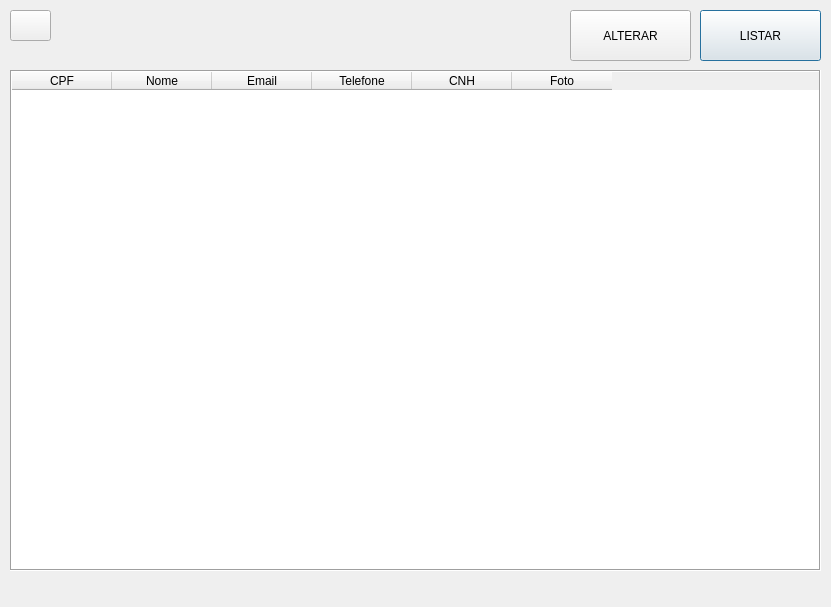
<?xml version="1.0" encoding="UTF-8"?>
<ui version="4.0">
 <class>TelaListagemC</class>
 <widget class="QDialog" name="TelaListagemC">
  <property name="geometry">
   <rect>
    <x>0</x>
    <y>0</y>
    <width>831</width>
    <height>607</height>
   </rect>
  </property>
  <property name="windowTitle">
   <string>Listar Clientes</string>
  </property>
  <property name="windowIcon">
   <iconset resource="resources.qrc">
    <normaloff>:/rec/img/users_folder_19897.png</normaloff>:/rec/img/users_folder_19897.png</iconset>
  </property>
  <widget class="QPushButton" name="pushButton_ListarCliente">
   <property name="geometry">
    <rect>
     <x>700</x>
     <y>10</y>
     <width>121</width>
     <height>51</height>
    </rect>
   </property>
   <property name="text">
    <string>LISTAR</string>
   </property>
  </widget>
  <widget class="QTableWidget" name="tableWidget_ListagemCliente">
   <property name="geometry">
    <rect>
     <x>10</x>
     <y>70</y>
     <width>811</width>
     <height>501</height>
    </rect>
   </property>
   <property name="sizePolicy">
    <sizepolicy hsizetype="Expanding" vsizetype="Expanding">
     <horstretch>150</horstretch>
     <verstretch>0</verstretch>
    </sizepolicy>
   </property>
   <property name="sizeIncrement">
    <size>
     <width>150</width>
     <height>0</height>
    </size>
   </property>
   <property name="baseSize">
    <size>
     <width>150</width>
     <height>0</height>
    </size>
   </property>
   <property name="frameShape">
    <enum>QFrame::Box</enum>
   </property>
   <property name="iconSize">
    <size>
     <width>50</width>
     <height>50</height>
    </size>
   </property>
   <attribute name="verticalHeaderDefaultSectionSize">
    <number>50</number>
   </attribute>
   <column>
    <property name="text">
     <string>CPF</string>
    </property>
   </column>
   <column>
    <property name="text">
     <string>Nome</string>
    </property>
   </column>
   <column>
    <property name="text">
     <string>Email</string>
    </property>
   </column>
   <column>
    <property name="text">
     <string>Telefone</string>
    </property>
   </column>
   <column>
    <property name="text">
     <string>CNH</string>
    </property>
   </column>
   <column>
    <property name="text">
     <string>Foto</string>
    </property>
   </column>
  </widget>
  <widget class="QPushButton" name="pushButtonAlterarTelaListagem">
   <property name="geometry">
    <rect>
     <x>570</x>
     <y>10</y>
     <width>121</width>
     <height>51</height>
    </rect>
   </property>
   <property name="text">
    <string>ALTERAR</string>
   </property>
  </widget>
  <widget class="QPushButton" name="pushButton">
   <property name="geometry">
    <rect>
     <x>10</x>
     <y>10</y>
     <width>41</width>
     <height>31</height>
    </rect>
   </property>
   <property name="styleSheet">
    <string notr="true">qproperty-icon:url(:/rec/img/reply-arrow-filled.png)</string>
   </property>
   <property name="text">
    <string/>
   </property>
   <property name="iconSize">
    <size>
     <width>24</width>
     <height>24</height>
    </size>
   </property>
  </widget>
 </widget>
 <resources>
  <include location="resources.qrc"/>
 </resources>
 <connections/>
</ui>
